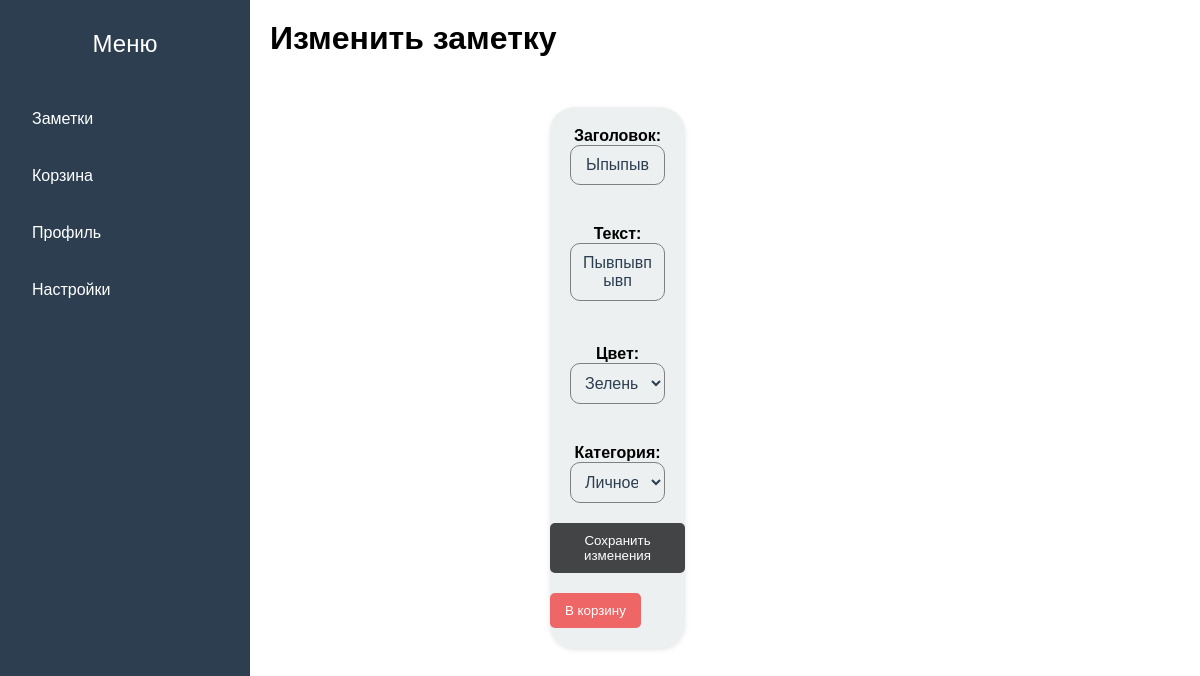
The page /change_note/21 on the database its author committed.
### note/models.py (models this page shows, shortened)
class Note(models.Model):
    class Color(models.TextChoices):
        DEFAULT = 'default', 'Обычный'
        RED = 'red', 'Красный'
        BlUE = 'blue', 'Голубой'
        YELLOW = 'yellow', 'Желтый'
        GREEN = 'green', 'Зеленый'
    class AccessibleManager(models.Manager):
        def get_queryset(self):
            return Note.objects.filter(is_deleted=False)
    title = models.CharField(
        max_length=255, blank=False, verbose_name='Название')
    text = models.TextField(blank=True, verbose_name='Текст')
    time_create = models.DateTimeField(
        auto_now_add=True, verbose_name='Время создания')
    time_update = models.DateTimeField(
        auto_now=True, verbose_name='Время обновления')
    color = models.CharField(max_length=15, choices=Color.choices,
                             blank=True, default=Color.DEFAULT, verbose_name='Цвет заметки')
    is_deleted = models.BooleanField(
        blank=False, default=False, verbose_name='В корзине')
    category = models.ForeignKey(
        'Category', on_delete=models.SET_NULL, null=True, blank=True, verbose_name='Категория')
    objects = models.Manager()
    public = AccessibleManager()

### note/views.py (the view)
# urls.py: path('change_note/<int:pk>', views.UpdateNotePage.as_view(), name='change_note'),
class UpdateNotePage(DataMixin, UpdateView):
    model = Note
    template_name = 'note/change_note.html'
    success_url = reverse_lazy('index')
    context_object_name = 'note'
    title = 'Изменение заметки'
    h1 = 'Изменить заметку'
    fields = ['title', 'text', 'color', 'category']
    def get_context_data(self, **kwargs):
        context = super().get_context_data(**kwargs)
        if self.get_object().is_deleted:
            context['title'] = 'Заметка в корзине'
            context['h1'] = 'Заметка в корзине'
            return context
        return context
    def get(self, request, *args, **kwargs):
        self.object = self.get_object()
        if request.GET.get('trash'):
            self.object.is_deleted = True
            self.object.save()
            return HttpResponseRedirect(self.get_success_url())
        return super().get(request, *args, **kwargs)

### note/utils.py (called while the page is built)
    def get_mixin_context(self, context, **kwargs):
        context['title'] = self.title
        context['h1'] = self.h1
        context.update(**kwargs)
        return context

    def get_context_data(self, **kwargs):
        context = super().get_context_data(**kwargs)
        return self.get_mixin_context(context)

### note/templates/note/change_note.html (shortened to what this page needs)
{% extends 'base.html' %}
{% load static %}
{% block content %}
    <div class="main-content">
        <form method="post" class="note-card">
            <div class="form-group">
                <label for="{{ form.title.id_for_label }}">Заголовок:</label>
                <input type="text" name="title" id="{{ form.title.id_for_label }}" value="{{ form.title.value }}"
                       class="form-input" required>
            </div>
            <div class="form-group">
                <label for="{{ form.text.id_for_label }}">Текст:</label>
                <textarea name="text" id="{{ form.text.id_for_label }}" class="form-input"
                          oninput="this.style.height = ''; this.style.height = this.scrollHeight + 'px';">{{ form.text.value }}</textarea>
            </div>
            <div class="form-group">
                <label for="{{ form.color.id_for_label }}">Цвет:</label>
                <select name="color" id="{{ form.color.id_for_label }}" class="form-input">
                    {% for color_choice in form.color.field.choices %}
                        {% if color_choice.0 != "" %}
                            <option value="{{ color_choice.0 }}" {% if color_choice.0 == form.color.value %}
                                    selected {% endif %}>
                                {{ color_choice.1 }}
                            </option>
                        {% endif %}
                    {% endfor %}
                </select>
            </div>
            <div class="form-group">
                <label for="{{ form.category.id_for_label }}">Категория:</label>
                <select name="category" id="{{ form.category.id_for_label }}" class="form-input">
                    {% for category in form.category.field.queryset %}
                        <option value="{{ category.id }}"
                                {% if category.id == form.category.value %}selected{% endif %}>
                            {{ category.name }}
                        </option>
                    {% endfor %}
                </select>
            </div>
            <div>
                <button type="submit" class="btn">Сохранить изменения</button>
                {% if object.is_deleted %}
                    <button type="button" class="btn delete"
                            onclick="window.location.href='{% url 'delete_note' note.pk %}'">
                        Удалить
                    </button>
                {% else %}
                    <button type="button" class="btn delete"
                            onclick="window.location.href='{% url 'change_note' note.pk %}?trash=True'">
                        В корзину
                    </button>
                {% endif %}
            </div>
        </form>
    </div>
{% endblock content %}

### note/static/css/styles.css (style rules this page uses)
* { margin: 0; padding: 0; box-sizing: border-box; font-family: Arial, sans-serif; }
.main-content { margin-left: 250px; padding: 20px; }
.note-card { background-color: #ecf0f1; border-radius: 25px; width: calc(25% - 20px); aspect-ratio: 1; margin: 10px; display: flex; flex-direction: column; justify-content: center; align-items: center; box-shadow: 0 2px 5px rgba(0, 0, 0, 0.1); text-decoration: none; color: inherit; transition: transform 0.3s, box-shadow 0.3s; }
.form-group { margin-bottom: 15px; text-align: center; font-weight: 600; margin: 20px; }
.form-input { width: 100%; padding: 10px; border: gray 1px solid; border-radius: 10px; background-color: transparent; color: #2c3e50; font-size: 16px; outline: none; text-align: center; resize: none; overflow: hidden; min-height: 0%; }
.form-input::placeholder { color: rgba(44, 62, 80, 0.5); opacity: 1; }
.btn { background-color: #424445; color: white; border: none; padding: 10px 15px; border-radius: 5px; cursor: pointer; transition: background-color 0.3s; margin-bottom: 20px; }
.btn.delete { background-color: #ee6666; }

### rows shown on the page
Note: title "Ыпыпыв", text "Пывпывпывп", color "Зеленый"

### other values the page prints
{{ h1 }} "Изменить заметку"
form field category "Личное"
